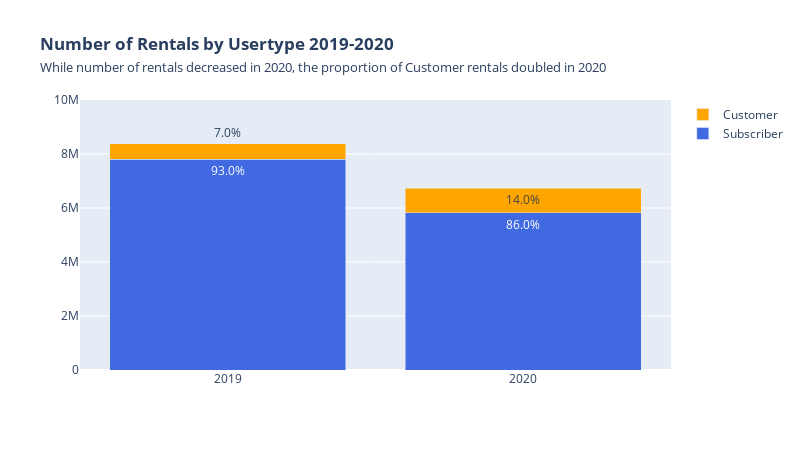

The cell this chart's notebook holds for it:
### Code cell
plot_stackedbar(values=values_test,x=x_test,y=y_test,colors=colors_test,title=main_title,subtitle=sub_title,figsize=(800,450),y_axis_range=[0,10000000],stack_labels=stack_labels)

### Figure 1 — Plotly figure (JSON) as saved in the notebook; plotly's stock layout.template omitted (floating-point values rounded to 4 significant figures)
{"data": [{"marker": {"color": "royalblue"}, "name": "Subscriber", "text": ["93.0%", "86.0%"], "textposition": "auto", "type": "bar", "x": ["2019", "2020"], "y": [7806834, 5828827]}, {"marker": {"color": "orange"}, "name": "Customer", "text": ["7.0%", "14.0%"], "textposition": "auto", "type": "bar", "x": ["2019", "2020"], "y": [581017, 910172]}], "layout": {"autosize": false, "barmode": "stack", "height": 450, "showlegend": true, "title": {"text": "<b>Number of Rentals by Usertype 2019-2020</b><br><span style=\"font-size: 10pt\">While number of rentals decreased in 2020, the proportion of Customer rentals doubled in 2020</span>"}, "width": 800, "xaxis": {"type": "category"}, "yaxis": {"range": [0, 10000000]}}}
